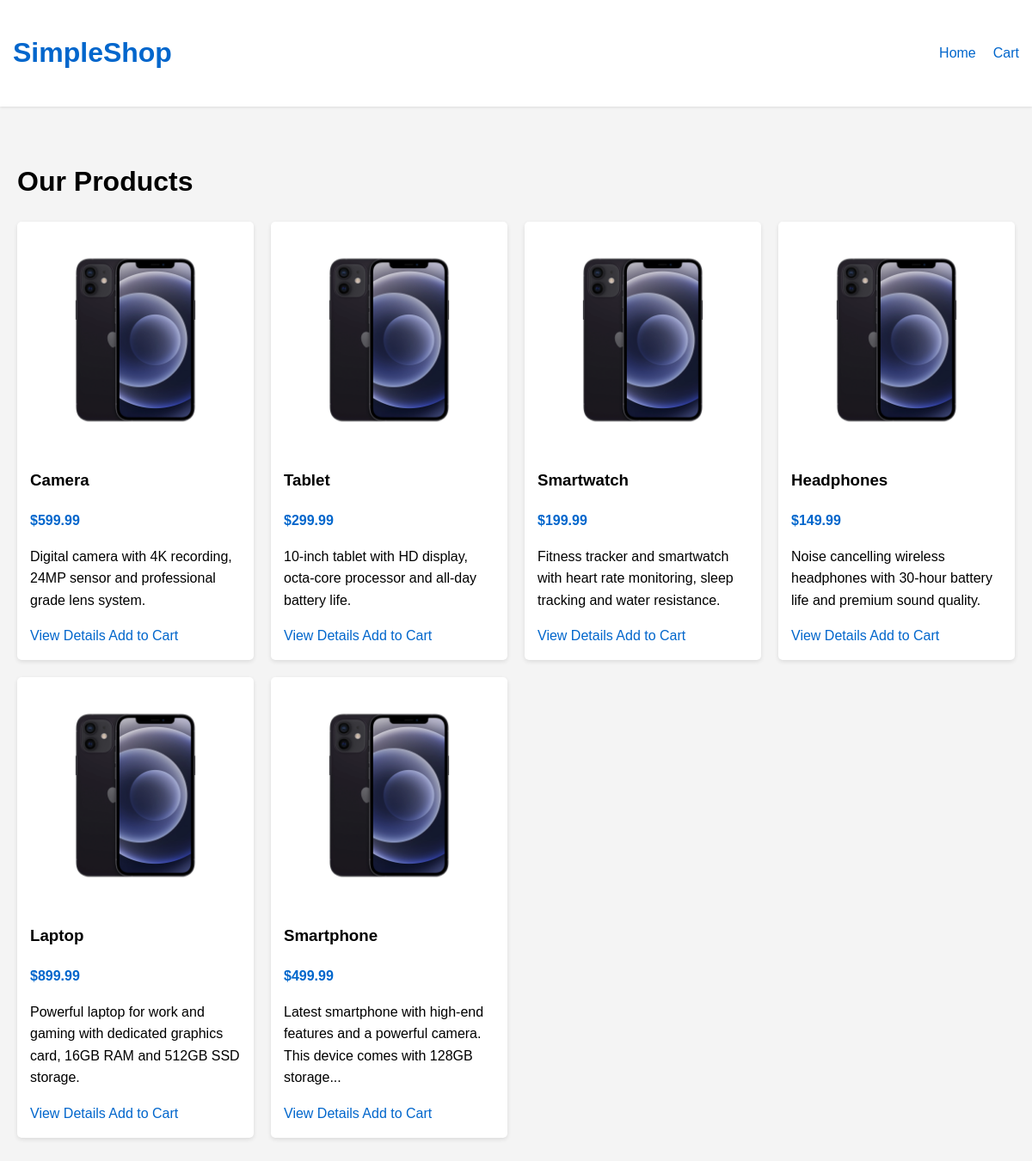
The page / on the database its author committed.
### tables this page shows
CREATE TABLE products (
    id INT(11) AUTO_INCREMENT PRIMARY KEY,
    name VARCHAR(255) NOT NULL,
    description TEXT,
    price DECIMAL(10,2) NOT NULL,
    image VARCHAR(255),
    created_at TIMESTAMP DEFAULT CURRENT_TIMESTAMP
);

### controllers/BaseController.php (called while the page is built, shortened)
<?php
class BaseController
{
    public function __construct()
    {
        $this->conn = require 'config/database.php';
    }
    protected function render($view, $data = [])
    {
        extract($data);
        include 'views/header.php';
        include "views/$view.php";
        include 'views/footer.php';
    }
}

### controllers/ProductController.php (called while the page is built, shortened)
<?php
require_once 'controllers/BaseController.php';
require_once 'models/ProductModel.php';
class ProductController extends BaseController
{
    private $productModel;
    private $cartModel;
    public function __construct($conn = null)
    {
        $this->productModel = new ProductModel($this->conn);
        $this->cartModel = new CartModel();
    }
    public function index()
    {
        $products = $this->productModel->getAllProducts();
        $cart = $this->cartModel->getCart();
        $cartCount = $this->cartModel->getCartCount();
        $this->render('home', [
            'products' => $products,
            'cart' => $cart,
            'cartCount' => $cartCount
        ]);
    }
}

### config/database.php (called while the page is built, shortened)
<?php
if (!function_exists('getDbConnection')) {
    function getDbConnection() {
        static $conn = null;
        if ($conn === null) {
            $host = 'localhost';
            $user = 'root';
            $pass = '';
            $dbname = 'simple_ecommerce';
            $conn = new mysqli($host, $user, $pass, $dbname);
        }
        return $conn;
    }
}
return getDbConnection();

### models/ProductModel.php (called while the page is built, shortened)
<?php
class ProductModel
{
    private $conn;
    public function __construct($conn)
    {
        $this->conn = $conn;
    }
    public function getAllProducts()
    {
        try {
            $result = $this->conn->query("SELECT * FROM products ORDER BY id DESC");
            return $result->fetch_all(MYSQLI_ASSOC);
        } catch (Exception $e) {
            error_log("Error in getAllProducts: " . $e->getMessage());
            return [];
        }
    }
}

### views/home.php (the view)
<h1>Our Products</h1>
<div id="products">
    <?php if (empty($products)): ?>
        <p>No products available.</p>
    <?php else: ?>
        <?php foreach ($products as $product): ?>
            <div class="product">
                <img src="assets/images/smartphone.webp" alt="<?php echo $product['name']; ?>">
                <h3><?php echo $product['name']; ?></h3>
                <p class="price">$<?php echo number_format($product['price'], 2); ?></p>
                <p><?php echo substr($product['description'], 0, 100) . (strlen($product['description']) > 100 ? '...' : ''); ?></p>
                <div>
                    <a href="index.php?page=product&id=<?php echo $product['id']; ?>">View Details</a>
                    <a href="index.php?action=add_to_cart&id=<?php echo $product['id']; ?>">Add to Cart</a>
                </div>
            </div>
        <?php endforeach; ?>
    <?php endif; ?>
</div>

### index.php (shortened to what this page needs)
<?php
$conn = require_once 'config/database.php';
$page = isset($_GET['page']) ? $_GET['page'] : 'home';
switch ($page) {
    case 'home':
        $controller = new ProductController($conn);
        $controller->index();
        break;
}

### views/header.php (shortened to what this page needs)
<!DOCTYPE html>
<html lang="en">
<head>
    <link rel="stylesheet" href="assets/css/style.css">
</head>
<body>
    <header>
        <div class="logo">
            <h1><a href="index.php">SimpleShop</a></h1>
        </div>
        <nav>
            <ul>
                <li><a href="index.php">Home</a></li>
                <li><a href="index.php?page=cart">Cart
                    </a></li>
            </ul>
        </nav>
    </header>
    <main>

### views/footer.php (shortened to what this page needs)
</main>
</body>
</html>

### assets/css/style.css (style rules this page uses)
body { font-family: Arial, sans-serif; line-height: 1.6; margin: 0; padding: 0; background-color: #f4f4f4; }
a { text-decoration: none; color: #0066cc; }
header { background-color: white; padding: 15px; box-shadow: 0 1px 3px rgba(0, 0, 0, 0.1); display: flex; justify-content: space-between; align-items: center; }
main { max-width: 1200px; margin: 20px auto; padding: 20px; }
nav ul { display: flex; list-style: none; margin: 0; padding: 0; }
nav li { margin-left: 20px; }
#products { display: grid; grid-template-columns: repeat(auto-fill, minmax(250px, 1fr)); gap: 20px; margin-top: 20px; }
.product { background: white; border-radius: 5px; padding: 15px; box-shadow: 0 2px 5px rgba(0, 0, 0, 0.1); }
.product img { width: 100%; height: auto; border-radius: 5px; }
.price { font-weight: bold; color: #0066cc; }

### rows shown on the page
products: name "Camera", price "599.99", description "Digital camera with 4K recording, 24MP sensor and professional grade lens system."
products: name "Tablet", price "299.99", description "10-inch tablet with HD display, octa-core processor and all-day battery life."
products: name "Smartwatch", price "199.99", description "Fitness tracker and smartwatch with heart rate monitoring, sleep tracking and water resistance."
products: name "Headphones", price "149.99", description "Noise cancelling wireless headphones with 30-hour battery life and premium sound quality."
products: name "Laptop", price "899.99", description "Powerful laptop for work and gaming with dedicated graphics card, 16GB RAM and 512GB SSD storage."
products: name "Smartphone", price "499.99", description "Latest smartphone with high-end features and a powerful camera. This device comes with 128GB storage"
